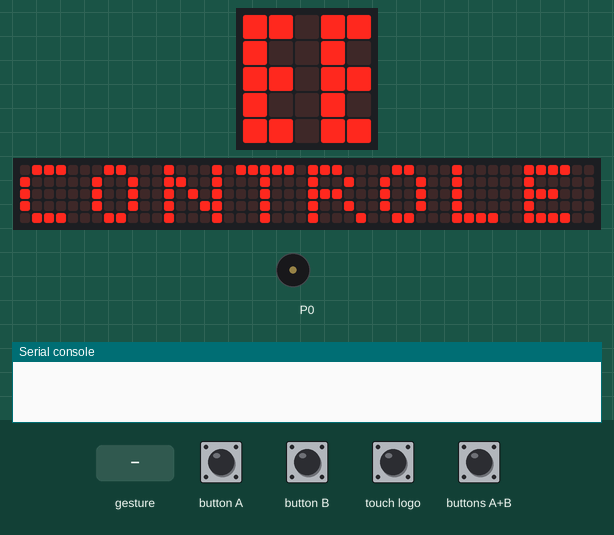
This program was run on a simulated BBC micro:bit (MakeCode). On the bench: the board's 5×5 LED display, a strip that is not on the board, showing the scrolling text unrolled, buzzer (waves = sounding), the last lines printed to the serial console. Inputs (shaded band) come from the test bench. No radio messages arrive unless stated (any console line starting 'radio sent:' is added by the test bench); a tilt is held for 1.5 s and a shake lasts 1 s, then the board lies face up again; the 48×5 strip is a reading aid, not a part: it shows the text the display is scrolling, unrolled, one strip-width of it at a time.

Above: at 0.5 s.
At 10.1 s:
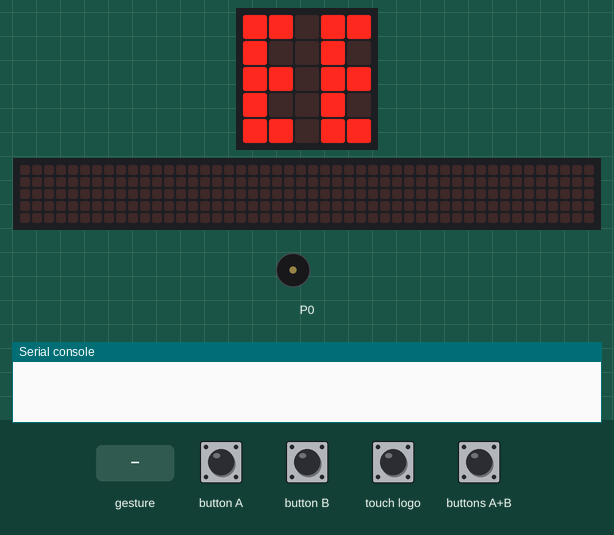
10.2 s: touch logo pressed for 0.15 s
At 10.6 s:
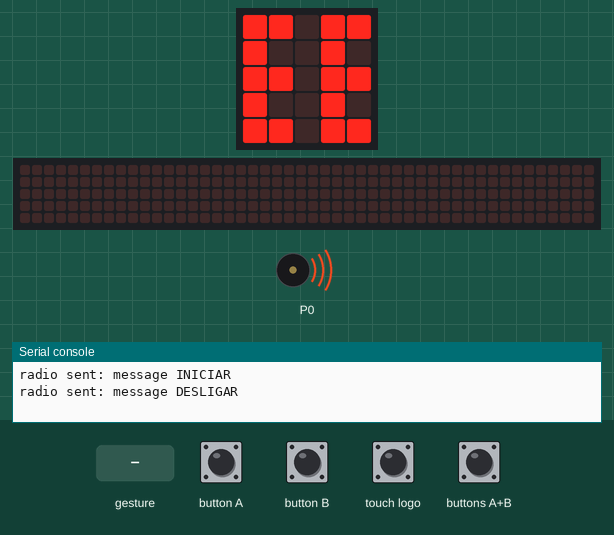
10.9 s: button A pressed for 0.15 s
11.6 s: button B pressed for 0.15 s
12.3 s: buttons A+B pressed for 0.15 s
13.0 s: gesture 'tilt left'
14.8 s: gesture 'tilt right'
Timing chart, 0 to 17.4 s (numbered marks = the images above; inputs shaded):
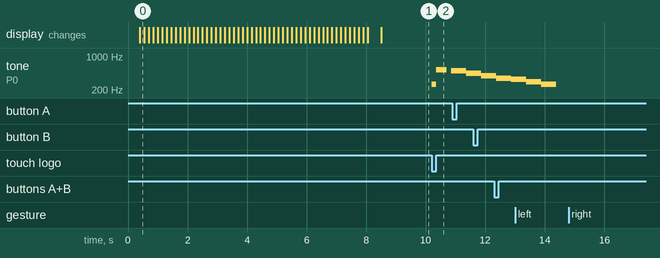

The program:

main.ts
```typescript
enum RadioMessage {
    message1 = 49434,
    INICIAR = 120,
    BOTAO_A = 1598,
    BOTAO_A_B = 4412,
    DIREITA = 12197,
    ESQUERDA = 27293,
    DESLIGAR = 30426,
    BOTAO_B = 38770
}
input.onLogoEvent(TouchButtonEvent.Pressed, function () {
    radio.sendMessage(RadioMessage.DESLIGAR)
    music.play(music.stringPlayable("C5 B A G F E D C ", 120), music.PlaybackMode.UntilDone)
})
input.onGesture(Gesture.TiltLeft, function () {
    radio.sendMessage(RadioMessage.ESQUERDA)
})
input.onButtonPressed(Button.A, function () {
    radio.sendMessage(RadioMessage.BOTAO_A)
})
input.onButtonPressed(Button.AB, function () {
    radio.sendMessage(RadioMessage.BOTAO_A_B)
})
input.onLogoEvent(TouchButtonEvent.Touched, function () {
    radio.sendMessage(RadioMessage.INICIAR)
    music.play(music.stringPlayable("C D E F G A B C5 ", 120), music.PlaybackMode.UntilDone)
})
input.onButtonPressed(Button.B, function () {
    radio.sendMessage(RadioMessage.BOTAO_B)
})
input.onGesture(Gesture.TiltRight, function () {
    radio.sendMessage(RadioMessage.DIREITA)
})
radio.setGroup(55)
basic.showLeds(`
    # # . # #
    # . . # .
    # # . # #
    # . . # .
    # # . # #
    `)
basic.showString("CONTROLE")
basic.showLeds(`
    # # . # #
    # . . # .
    # # . # #
    # . . # .
    # # . # #
    `)
```

test.ts
```typescript
// testes vão aqui; isto não será compilado quando este pacote for usado como uma extensão.
```

Measured:
- after the input at 10.2 s, tone on P0: silent → 262 Hz at once, → 523 Hz 0.15 s later, → silent 0.35 s later, → 494 Hz 0.15 s later
